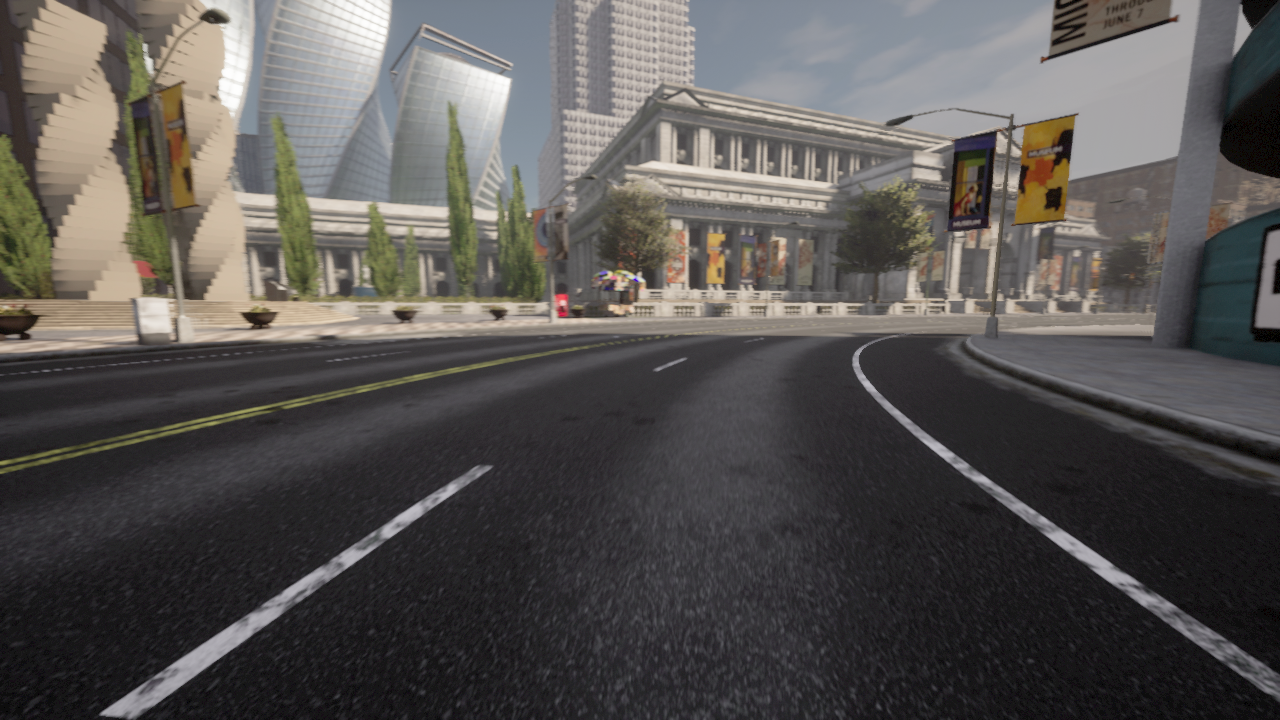
#> input picture imported_detection_scripts/Curved-Lane-Lines-master/recs/91502.png, 1280 x 720 px; its folder holds 5 pictures in this run
$ python curved_lane_detection.py   (older library calls are emulated)
#> lines starting #> are read from the running program, lines starting #| are printed output that depends on the picture; after the words box and inside, x2 and y2 are one past the last pixel; in counts of white or black regions, pixels touching at a corner belong together; long printed decimals are rounded
import numpy as np
import pandas as pd
import cv2
import os
import glob
import matplotlib.pyplot as plt
import pickle

left_a, left_b, left_c = [],[],[]
right_a, right_b, right_c = [],[],[]

# [33 lines left out: function undistort_img, not called in this run]

def undistort(img, cal_dir='camera_cal/cal_pickle.p'):
    #cv2.imwrite('camera_cal/test_cal.jpg', dst)
    with open(cal_dir, mode='rb') as f:
        file = pickle.load(f)
    mtx = file['mtx']
    dist = file['dist']
    dst = cv2.undistort(img, mtx, dist, None, mtx)

    return dst


def pipeline(img, s_thresh=(30, 255), sx_thresh=(24, 255)):
    img = undistort(img)
    img = np.copy(img)
    # Convert to HLS color space and separate the V channel
    hls = cv2.cvtColor(img, cv2.COLOR_RGB2HLS).astype(np.float)
    l_channel = hls[:,:,1]
    s_channel = hls[:,:,2]
    h_channel = hls[:,:,0]
    # Sobel x
    sobelx = cv2.Sobel(l_channel, cv2.CV_64F, 1, 1) # Take the derivative in x
    abs_sobelx = np.absolute(sobelx) # Absolute x derivative to accentuate lines away from horizontal
    scaled_sobel = np.uint8(255*abs_sobelx/np.max(abs_sobelx))

    # Threshold x gradient
    sxbinary = np.zeros_like(scaled_sobel)
    sxbinary[(scaled_sobel >= sx_thresh[0]) & (scaled_sobel <= sx_thresh[1])] = 1

    # Threshold color channel
    s_binary = np.zeros_like(s_channel)
    s_binary[(s_channel >= s_thresh[0]) & (s_channel <= s_thresh[1])] = 1

    color_binary = np.dstack((np.zeros_like(sxbinary), sxbinary, s_binary)) * 255

    combined_binary = np.zeros_like(sxbinary)
    combined_binary[(s_binary == 1) | (sxbinary == 1)] = 1
    return combined_binary

def perspective_warp(img,
                     dst_size=(1280,720),
                     src=np.float32([(400,380), (880,380), (0,720),  (1280,720)]),
                     dst=np.float32([(0,0), (1280, 0), (0,720), (1280,720)])):
    # For destination points, I'm arbitrarily choosing some points to be
    # a nice fit for displaying our warped result
    # again, not exact, but close enough for our purposes
    # Given src and dst points, calculate the perspective transform matrix
    M = cv2.getPerspectiveTransform(src, dst)
    # Warp the image using OpenCV warpPerspective()
    warped = cv2.warpPerspective(img, M, dst_size)
    return warped

def inv_perspective_warp(img,
                     dst_size=(1280,720),
                     src=np.float32([(0,0), (1280, 0), (0,720), (1280,720)]),
                     dst=np.float32([(400,380), (880,380), (0,720),  (1280,720)])):
    # For destination points, I'm arbitrarily choosing some points to be
    # a nice fit for displaying our warped result
    # again, not exact, but close enough for our purposes
    # Given src and dst points, calculate the perspective transform matrix
    M = cv2.getPerspectiveTransform(src, dst)
    # Warp the image using OpenCV warpPerspective()
    warped = cv2.warpPerspective(img, M, dst_size)
    return warped

def get_hist(img):
    hist = np.sum(img[img.shape[0]//2:,:], axis=0)
    return hist

def sliding_window(img, nwindows=9, margin=150, minpix = 1, draw_windows=True):
    global left_a, left_b, left_c,right_a, right_b, right_c
    left_fit_= np.empty(3)
    right_fit_ = np.empty(3)
    out_img = np.dstack((img, img, img))*255

    histogram = get_hist(img)
    # find peaks of left and right halves
    midpoint = int(histogram.shape[0]/2)
    leftx_base = np.argmax(histogram[:midpoint])
    rightx_base = np.argmax(histogram[midpoint:]) + midpoint


    # Set height of windows
    window_height = np.int(img.shape[0]/nwindows)
    # Identify the x and y positions of all nonzero pixels in the image
    nonzero = img.nonzero()
    nonzeroy = np.array(nonzero[0])
    nonzerox = np.array(nonzero[1])
    # Current positions to be updated for each window
    leftx_current = leftx_base-80
    rightx_current = rightx_base+80


    # Create empty lists to receive left and right lane pixel indices
    left_lane_inds = []
    right_lane_inds = []

    # Step through the windows one by one
    for window in range(nwindows):
        # Identify window boundaries in x and y (and right and left)
        win_y_low = img.shape[0] - (window+1)*window_height
        win_y_high = img.shape[0] - window*window_height
        win_xleft_low = leftx_current - margin
        win_xleft_high = leftx_current + margin
        win_xright_low = rightx_current - margin
        win_xright_high = rightx_current + margin
        # Draw the windows on the visualization image
        if draw_windows == True:
            cv2.rectangle(out_img,(win_xleft_low,win_y_low),(win_xleft_high,win_y_high),
            (100,255,255), 3)
            cv2.rectangle(out_img,(win_xright_low,win_y_low),(win_xright_high,win_y_high),
            (100,255,255), 3)
        # Identify the nonzero pixels in x and y within the window
        good_left_inds = ((nonzeroy >= win_y_low) & (nonzeroy < win_y_high) &
        (nonzerox >= win_xleft_low) &  (nonzerox < win_xleft_high)).nonzero()[0]
        good_right_inds = ((nonzeroy >= win_y_low) & (nonzeroy < win_y_high) &
        (nonzerox >= win_xright_low) &  (nonzerox < win_xright_high)).nonzero()[0]
        # Append these indices to the lists
        left_lane_inds.append(good_left_inds)
        right_lane_inds.append(good_right_inds)
        # If you found > minpix pixels, recenter next window on their mean position
        if len(good_left_inds) > minpix:
            leftx_current = np.int(np.mean(nonzerox[good_left_inds]))
        if len(good_right_inds) > minpix:
            rightx_current = np.int(np.mean(nonzerox[good_right_inds]))


# [11 lines of commented-out code are left out]
    left_lane_inds = np.concatenate(left_lane_inds)
    right_lane_inds = np.concatenate(right_lane_inds)

    # Extract left and right line pixel positions
    leftx = nonzerox[left_lane_inds]
    lefty = nonzeroy[left_lane_inds]
    rightx = nonzerox[right_lane_inds]
    righty = nonzeroy[right_lane_inds]

    # Fit a second order polynomial to each
    left_fit = np.polyfit(lefty, leftx, 2)
    right_fit = np.polyfit(righty, rightx, 2)

    left_a.append(left_fit[0])
    left_b.append(left_fit[1])
    left_c.append(left_fit[2])

    right_a.append(right_fit[0])
    right_b.append(right_fit[1])
    right_c.append(right_fit[2])

    left_fit_[0] = np.mean(left_a[-10:])
    left_fit_[1] = np.mean(left_b[-10:])
    left_fit_[2] = np.mean(left_c[-10:])

    right_fit_[0] = np.mean(right_a[-10:])
    right_fit_[1] = np.mean(right_b[-10:])
    right_fit_[2] = np.mean(right_c[-10:])

    # Generate x and y values for plotting
    ploty = np.linspace(0, img.shape[0]-1, img.shape[0] )
    left_fitx = left_fit_[0]*ploty**2 + left_fit_[1]*ploty + left_fit_[2]
    right_fitx = right_fit_[0]*ploty**2 + right_fit_[1]*ploty + right_fit_[2]

    out_img[nonzeroy[left_lane_inds], nonzerox[left_lane_inds]] = [255, 0, 100]
    out_img[nonzeroy[right_lane_inds], nonzerox[right_lane_inds]] = [0, 100, 255]

    return out_img, (left_fitx, right_fitx), (left_fit_, right_fit_), ploty

def get_curve(img, leftx, rightx):
    ploty = np.linspace(0, img.shape[0]-1, img.shape[0])
    y_eval = np.max(ploty)
    ym_per_pix = 30.5/720 # meters per pixel in y dimension
    xm_per_pix = 3.7/720 # meters per pixel in x dimension

    # Fit new polynomials to x,y in world space
    left_fit_cr = np.polyfit(ploty*ym_per_pix, leftx*xm_per_pix, 2)
    right_fit_cr = np.polyfit(ploty*ym_per_pix, rightx*xm_per_pix, 2)
    # Calculate the new radii of curvature
    left_curverad = ((1 + (2*left_fit_cr[0]*y_eval*ym_per_pix + left_fit_cr[1])**2)**1.5) / np.absolute(2*left_fit_cr[0])
    right_curverad = ((1 + (2*right_fit_cr[0]*y_eval*ym_per_pix + right_fit_cr[1])**2)**1.5) / np.absolute(2*right_fit_cr[0])

    car_pos = img.shape[1]/2
    l_fit_x_int = left_fit_cr[0]*img.shape[0]**2 + left_fit_cr[1]*img.shape[0] + left_fit_cr[2]
    r_fit_x_int = right_fit_cr[0]*img.shape[0]**2 + right_fit_cr[1]*img.shape[0] + right_fit_cr[2]
    lane_center_position = (r_fit_x_int + l_fit_x_int) /2
    center = (car_pos - lane_center_position) * xm_per_pix / 10
    # Now our radius of curvature is in meters
    return (left_curverad, right_curverad, center)

def draw_lanes(img, left_fit, right_fit):
    ploty = np.linspace(0, img.shape[0]-1, img.shape[0])
    color_img = np.zeros_like(img)

    left = np.array([np.transpose(np.vstack([left_fit, ploty]))])
    right = np.array([np.flipud(np.transpose(np.vstack([right_fit, ploty])))])
    centerleft = np.array([np.transpose(np.vstack([left_fit + (right_fit-left_fit)/2 - 10, ploty]))])
    centerright = np.array([np.flipud(np.transpose(np.vstack([right_fit - (right_fit-left_fit)/2 + 10, ploty])))])
    points = np.hstack((left, right))
    divider = np.hstack((centerleft, centerright))

    cv2.fillPoly(color_img, np.int_(points), (0,200,255))
    cv2.fillPoly(color_img, np.int_(divider), (255,0,0))
    inv_perspective = inv_perspective_warp(color_img)
    inv_perspective = cv2.addWeighted(img, 1, inv_perspective, 0.7, 0)
    return inv_perspective


img = cv2.imread('recs/91502.png')
#> img is the input picture: shape (720, 1280, 3); mean B, G, R 82.5, 84.6, 87.6
img = cv2.cvtColor(img, cv2.COLOR_BGR2RGB)
dst = pipeline(img)
#> (reads imported_detection_scripts/Curved-Lane-Lines-master/camera_cal/cal_pickle.p from the repository)
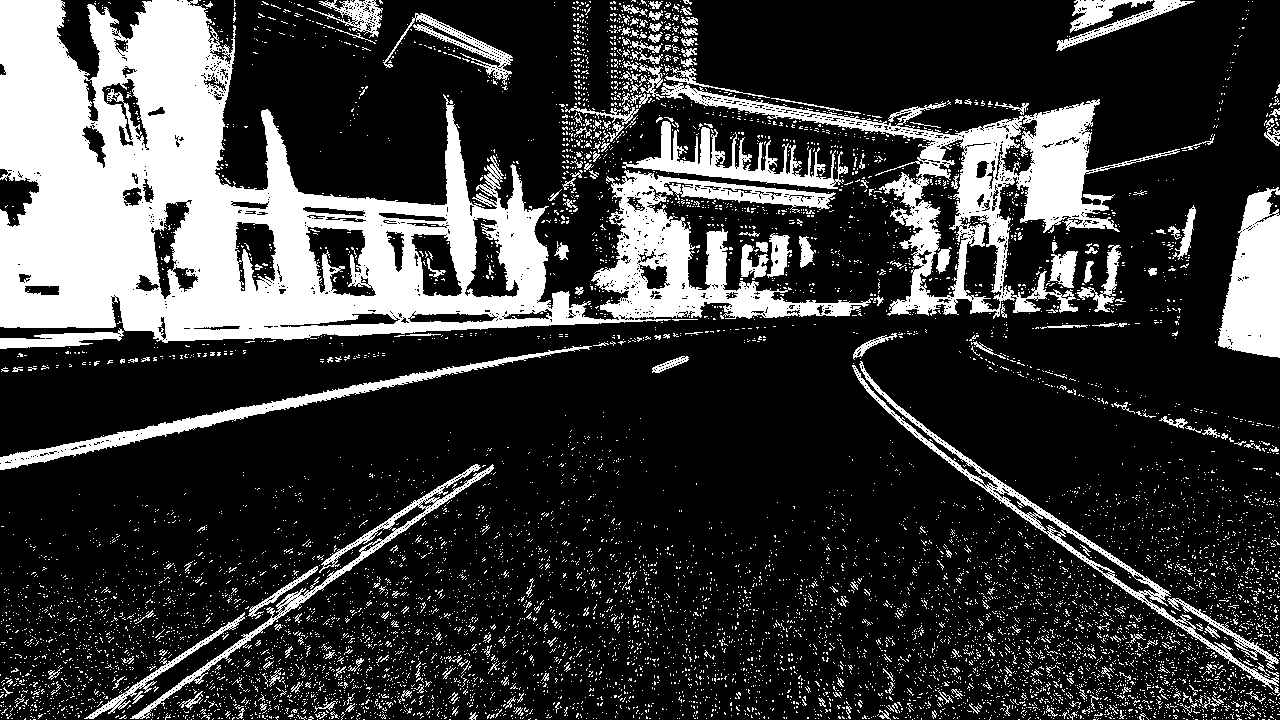
#> dst: shape (720, 1280); values 0 (black) and 1 (white), 22.7% white; 8733 white regions (8468 under 20 px), largest, box (x1, y1, x2, y2) and area: (0, 0, 873, 343) 115042, (661, 83, 1180, 319) 22347, (1218, 187, 1280, 358) 7446
dst = perspective_warp(dst, dst_size=(1280,720))
#> in perspective_warp, `M = cv2.getPerspectiveTransform(src, dst)`: M = [[-3.09, -3.64, 2618.2], [-3.55e-16, -6.55, 2487.3], [0, -0.00568, 1]]
#> in perspective_warp, `warped = cv2.warpPerspective(img, M, dst_size)`: warped: shape (720, 1280); values 0 (black) and 1 (white), 5.1% white; 4994 white regions (4823 under 20 px), largest, box (x1, y1, x2, y2) and area: (1211, 0, 1280, 592) 14725, (128, 335, 368, 719) 8816, (82, 613, 153, 719) 1131

# Visualize undistortion
plt.imshow(img)
plt.show()
plt.imshow(dst)
plt.show()

#%matplotlib gtk
out_img, curves, lanes, ploty = sliding_window(dst)
#> in get_hist, `hist = np.sum(img[img.shape[0]//2:,:], axis=0)`: hist = 1280 values, max 148 at index 1270, min 0 at index 730, mean 26.11
#> in sliding_window, `histogram = get_hist(img)`: histogram has the same summary as hist in get_hist
#> in sliding_window, `leftx_base = np.argmax(histogram[:midpoint])`: leftx_base = 290
#> in sliding_window, `rightx_base = np.argmax(histogram[midpoint:]) + midpoint`: rightx_base = 1270
#> in sliding_window, `nonzero = img.nonzero()`: nonzero = 46701 positions, rows 0 to 719, columns 0 to 1279
#> in sliding_window, `leftx_current = leftx_base-80`: leftx_current = 210
#> in sliding_window, `rightx_current = rightx_base+80`: rightx_current = 1350
#> the loop in sliding_window, `for window in range(nwindows):` made 9 passes
#> (win_xleft_low, win_xleft_high, win_xright_low, win_xright_high, good_left_inds, leftx_current, rightx_current) on pass 8: (285, 585, 1085, 1385, [5552, 5553, 5585, 5586, 5617, 5618, 5650], 554, 1232)
#> (win_xleft_low, win_xleft_high, win_xright_low, win_xright_high, leftx_current, rightx_current) on passes 1 to 6: (60, 360, 1200, 1500, 191, 1237), (41, 341, 1087, 1387, 192, 1192), (42, 342, 1042, 1342, 229, 1211), (79, 379, 1061, 1361, 281, 1253), (131, 431, 1103, 1403, 322, 1252), (172, 472, 1102, 1402, 357, 1242)
#> after the loop in sliding_window, `for window in range(nwindows):`:
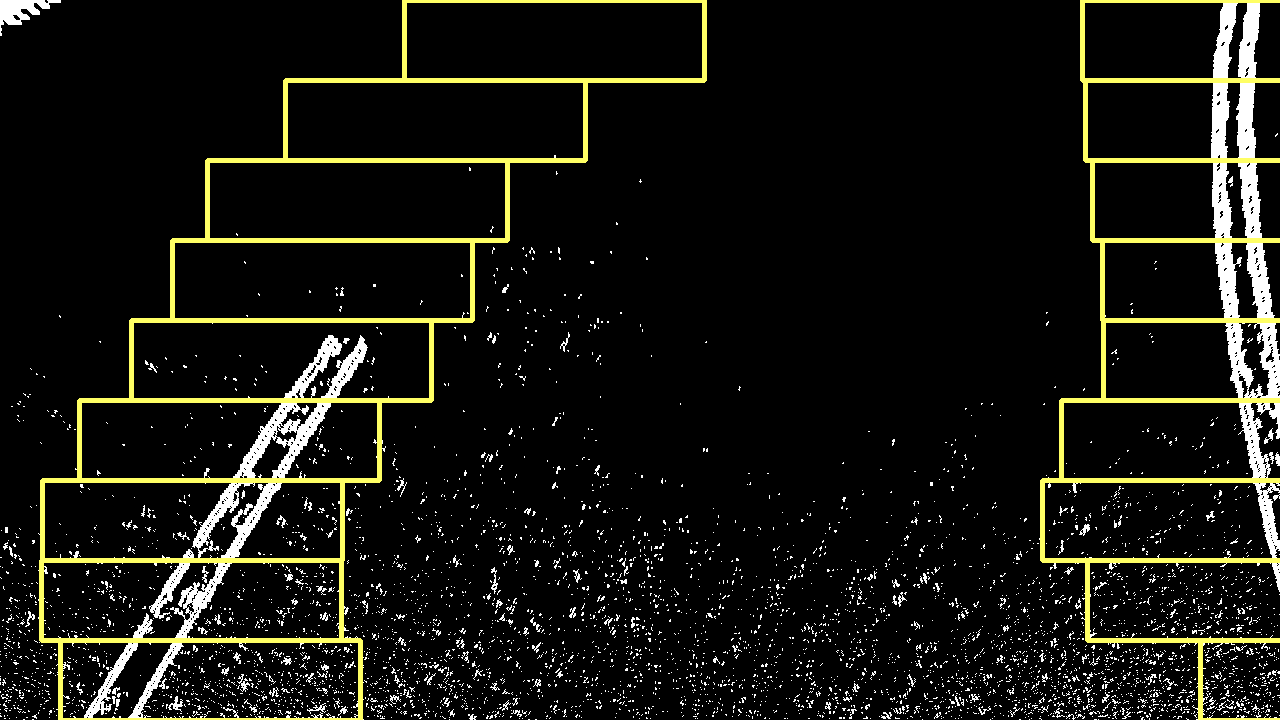
#> out_img: shape (720, 1280, 3); mean of channels 0, 1, 2 16.1, 21.9, 21.9; drawn as B, G, R
#> after the loop in sliding_window, `for window in range(nwindows):`: left_lane_inds = 9 items
#> in sliding_window, `left_lane_inds = np.concatenate(left_lane_inds)`: left_lane_inds = 15618 values, max 46659 at index 4184, min 5552 at index 15611, mean 27463.5
#> in sliding_window, `right_lane_inds = np.concatenate(right_lane_inds)`: right_lane_inds = 17851 values, max 46700 at index 970, min 59 at index 15483, mean 13289.4
#> in sliding_window, `leftx = nonzerox[left_lane_inds]`: leftx = 15618 values, max 555 at index 15612, min 41 at index 4394, mean 234.7
#> in sliding_window, `lefty = nonzeroy[left_lane_inds]`: lefty = 15618 values, max 719 at index 4165, min 155 at index 15611, mean 543
#> in sliding_window, `rightx = nonzerox[right_lane_inds]`: rightx = 17851 values, max 1279 at index 338, min 1042 at index 3532, mean 1235.5
#> in sliding_window, `righty = nonzeroy[right_lane_inds]`: righty = 17851 values, max 719 at index 961, min 0 at index 15483, mean 305.3
#> in sliding_window, `left_fit = np.polyfit(lefty, leftx, 2)`: left_fit = [0.0012, -1.7, 786.3]
#> in sliding_window, `right_fit = np.polyfit(righty, rightx, 2)`: right_fit = [-0.000179, 0.0942, 1229.8]
#> lanes = ([0.0012, -1.7, 786.3], [-0.000179, 0.0942, 1229.8]); ploty = 720 values from 0 to 719
plt.imshow(out_img)
plt.show()
#plt.plot(curves[0], ploty, color='yellow', linewidth=1)
#plt.plot(curves[1], ploty, color='yellow', linewidth=1)
print(np.asarray(curves).shape)
#| (2, 720)
curverad=get_curve(img, curves[0],curves[1])
#> in get_curve, `left_fit_cr = np.polyfit(ploty*ym_per_pix, leftx*xm_per_pix, 2)`: left_fit_cr = [0.00344, -0.206, 4.04]
#> in get_curve, `right_fit_cr = np.polyfit(ploty*ym_per_pix, rightx*xm_per_pix, 2)`: right_fit_cr = [-0.000512, 0.0114, 6.32]
#> in get_curve, `left_curverad = ((1 + (2*left_fit_cr[0]*y_eval*ym_per_pix + left_fit_c..`: left_curverad = 145.5
#> in get_curve, `right_curverad = ((1 + (2*right_fit_cr[0]*y_eval*ym_per_pix + right_fi..`: right_curverad = 976.9
#> in get_curve, `l_fit_x_int = left_fit_cr[0]*img.shape[0]**2 + left_fit_cr[1]*img.shap..`: l_fit_x_int = 1637
#> in get_curve, `r_fit_x_int = right_fit_cr[0]*img.shape[0]**2 + right_fit_cr[1]*img.sh..`: r_fit_x_int = -250.9
#> in get_curve, `lane_center_position = (r_fit_x_int + l_fit_x_int) /2`: lane_center_position = 693.1
#> in get_curve, `center = (car_pos - lane_center_position) * xm_per_pix / 10`: center = -0.0273
#> curverad = (145.5, 976.9, -0.0273)
print(curverad)
#| (145.525, 976.933, -0.02726)
img_ = draw_lanes(img, curves[0], curves[1])
#> in draw_lanes, `left = np.array([np.transpose(np.vstack([left_fit, ploty]))])`: left = 720 pairs, first value 186.7 to 786.3, second value 0 to 719
#> in draw_lanes, `right = np.array([np.flipud(np.transpose(np.vstack([right_fit, ploty])..`: right = 720 pairs, first value 1205 to 1242.2, second value 0 to 719
#> in draw_lanes, `centerleft = np.array([np.transpose(np.vstack([left_fit + (right_fit-l..`: centerleft = 720 pairs, first value 685.9 to 998, second value 0 to 719
#> in draw_lanes, `centerright = np.array([np.flipud(np.transpose(np.vstack([right_fit - ..`: centerright = 720 pairs, first value 705.9 to 1018, second value 0 to 719
#> in draw_lanes, `points = np.hstack((left, right))`: points = 1440 pairs, first value 186.7 to 1242.2, second value 0 to 719
#> in draw_lanes, `divider = np.hstack((centerleft, centerright))`: divider = 1440 pairs, first value 685.9 to 1018, second value 0 to 719
#> in draw_lanes, `cv2.fillPoly(color_img, np.int_(divider), (255,0,0))`:
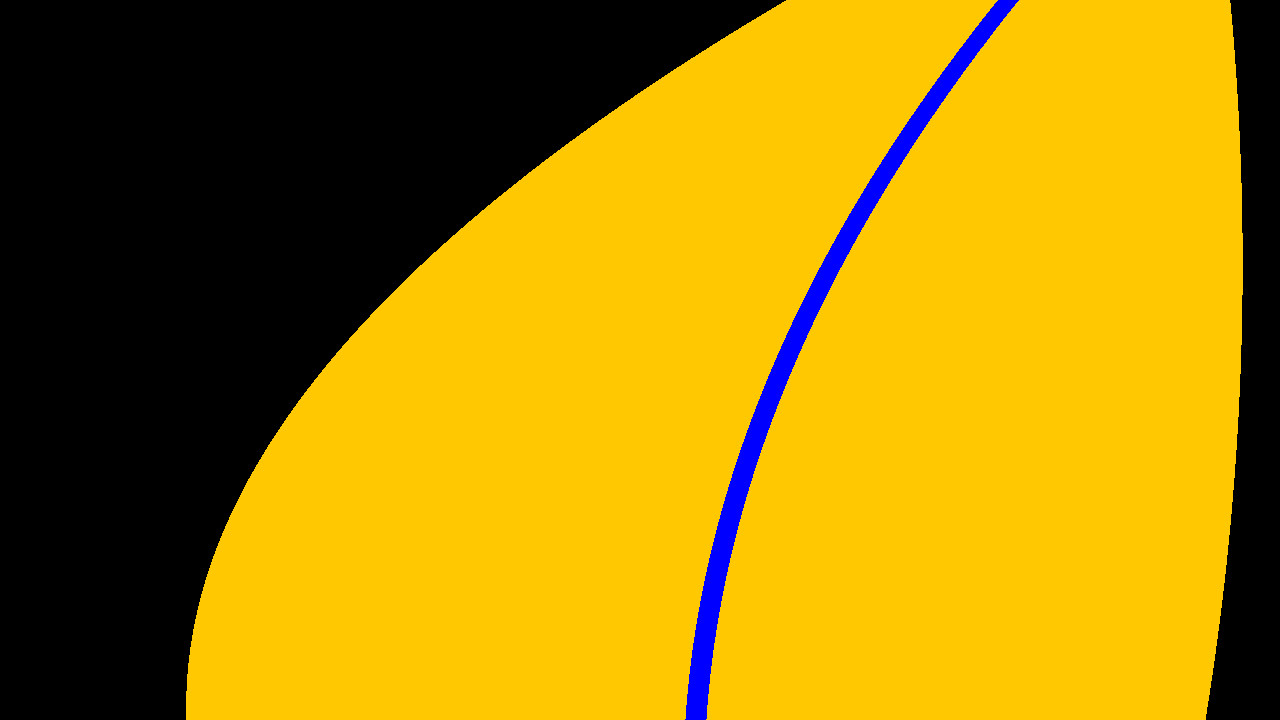
#> color_img: shape (720, 1280, 3); mean of channels 0, 1, 2 4.2, 129.6, 165.2; drawn as B, G, R
#> in inv_perspective_warp, `M = cv2.getPerspectiveTransform(src, dst)`: M = [[0.375, -0.556, 400], [0, -0.153, 380], [0, -0.000868, 1]]
#> in draw_lanes, `inv_perspective = cv2.addWeighted(img, 1, inv_perspective, 0.7, 0)`:
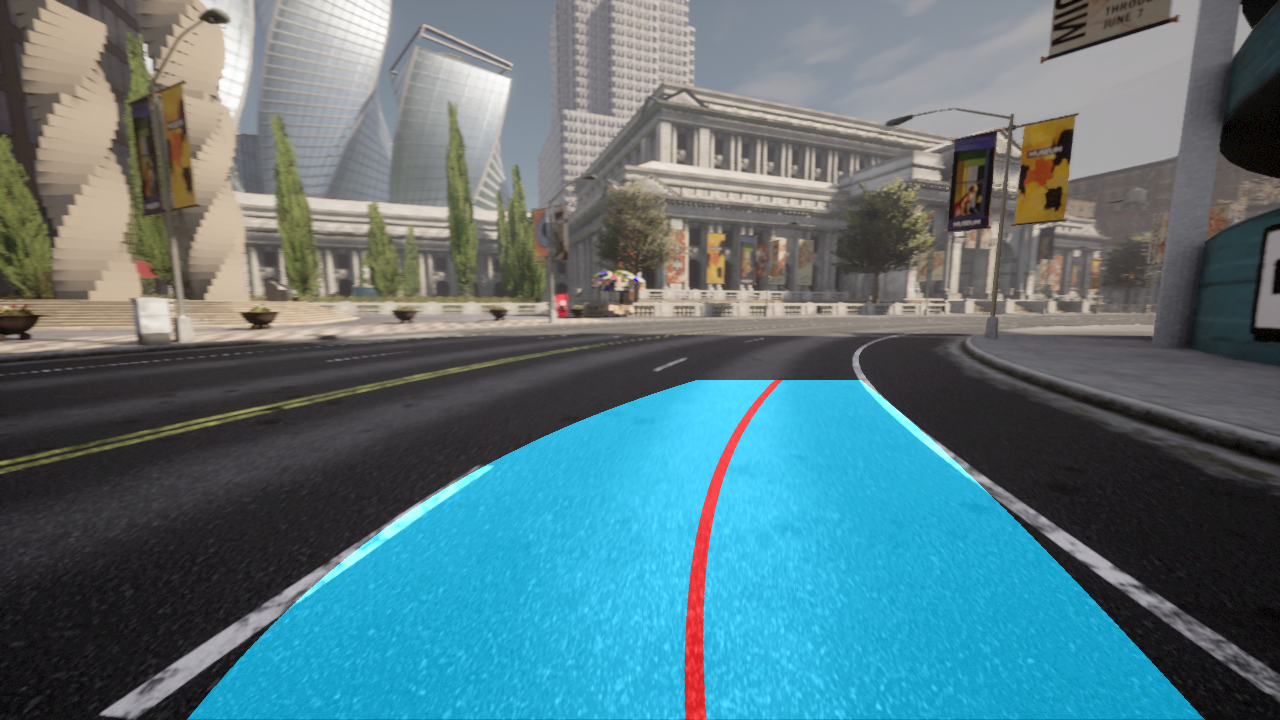
#> inv_perspective: shape (720, 1280, 3); mean R, G, B 88.6, 117.8, 124.7
plt.imshow(img_, cmap='hsv')
plt.show()
